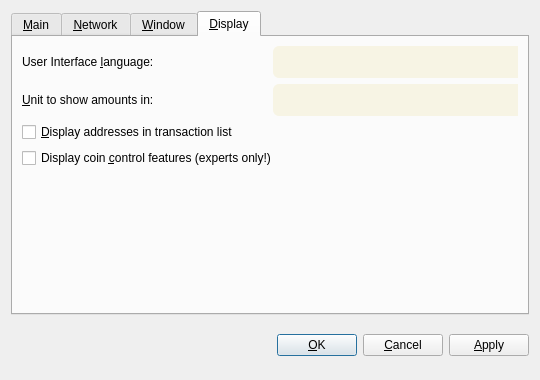
<?xml version="1.0" encoding="UTF-8"?>
<ui version="4.0">
 <class>OptionsDialog</class>
 <widget class="QDialog" name="OptionsDialog">
  <property name="geometry">
   <rect>
    <x>0</x>
    <y>0</y>
    <width>540</width>
    <height>380</height>
   </rect>
  </property>
  <property name="windowTitle">
   <string>Options</string>
  </property>
  <property name="styleSheet">
   <string notr="true">QDialog, QFrame {
	color: #694e4f;
	background-color: #ffffff;
	border: none;
}

QLabel {
	background-color: transparent;
}

QCheckBox {
    color: #694e4f;
}

QFrame#central { background-color: #ffffff; border: none }
QFrame#frame, QFrame#frame_2, QFrame#frame_3 {
	background-color: #f7f4e4;
	border-style: plain;
	border-width: 20px;
	border-radius: 20px;
	border-color: #f7f4e4;
	min-width: 10em;
	padding: 6px;
}
QLabel[openExternalLinks=true], QHeaderView { color: #cb585b }
QLabel[openExternalLinks=false] { color: #694e4f; font-weight: normal }
QPushButton, QToolButton {
	border: 2px solid #f7f4e4;
	border-radius: 4px;
	background-color: #f7f4e4;
	color: #694e4f;
	padding: 6px;
	margin: 6px;
}
QPushButton:pressed, QToolButton:checked {
	color: #cb585b;
}
QPushButton:pressed, QToolButton:pressed {
	border-color: #cb585b;
	color: #cb585b;
}
QPushButton:disabled, QToolButton:disabled {
	color: #444;
	background-color: #ffffff;
}


#scrollAreaWidgetContents QToolButton {
	border-radius: 8px;
	border-width: 0px;
}

/* the background-color is overridden to transparent for mac os x 
   due to the entire toolbar area not being drawable in a regular
   QMainWindow
*/
QToolBar { background: #ffffff; border: 0px solid black; padding: 3px; }

QToolBar::handle { image: url(handle.png); }
QStatusBar { background: #ffffff; }
QMenuBar { background: #ffffff; }
QMenuBar::item { background: #ffffff; color: #694e4f; }

#scrollAreaWidgetContents { background: #222 }
#scrollAreaWidgetContents &gt; QFrame { background-color: #ffffff; border-width: 0px; border-style: none; }

QLineEdit {
	border-radius: 3px;
	border-width: 2px;
	border-color: #ffffff;
	padding: 8px;
	background-color: #f7f4e4;
	color: #694e4f;
}

QComboBox {
	border-radius: 4px;
	border-width: 0;
	border-style: none;
	padding: 8px;
	background-color: #f7f4e4;
	color: #694e4f;
}

QComboBox::drop-down {
	border-width: 0;
	border-style: none;
	background-color: #f7f4e4;
	color: #694e4f;
}

QTableView {
	background: #f7f4e4;
	color: #694e4f;
	border-style: none;
	selection-background-color: #cb585b;
    alternate-background-color: #ffffff;
	selection-color: #f7f4e4;
	border: 0px solid black;
}

QHeaderView { color: #cb585b; background-color: #f7f4e4; background-image: none; }
QHeaderView::section { color: #cb585b; background-color: #ffffff; }
QHeaderView::section:checked { background-color: #f7f4e4; }

QTabWidget {
	background: #f7f4e4;
}

 QTabWidget::pane {
     border-top: 2px solid #f7f4e4;
     border: 2px solid #111;
     border-bottom-left-radius: 8px;
     border-bottom-right-radius: 8px;
     border-top-right-radius: 8px;
	background: #f7f4e4;
 }

 QTabWidget::tab-bar {
     left: 5px; /* move to the right by 5px */
 }

 /* Style the tab using the tab sub-control. Note that
     it reads QTabBar _not_ QTabWidget */
 QTabBar::tab {
     background: #f7f4e4;
     border: 4px solid #ffffff;
     border-bottom-color: #f7f4e4; /* same as the pane color */
     border-top-left-radius: 2px;
     border-top-right-radius: 2px;
     min-width: 8ex;
     padding: 4px;
     color: #888;
 }

 QTabBar::tab:selected, QTabBar::tab:hover {
     color: #cca000
 }

 QTabBar::tab:selected {
     border-color: #f7f4e4; /* same as pane color */
     border-top-color: #cb585b;
 }

 QTabBar::tab:!selected {
     margin-top: 2px; /* make non-selected tabs look smaller */
 }

 /* make use of negative margins for overlapping tabs */
 QTabBar::tab:selected {
     /* expand/overlap to the left and right by 4px */
     margin-left: -4px;
     margin-right: -4px;
 }

 QTabBar::tab:first:selected {
     margin-left: 0; /* the first selected tab has nothing to overlap with on the left */
 }

 QTabBar::tab:last:selected {
     margin-right: 0; /* the last selected tab has nothing to overlap with on the right */
 }

 QTabBar::tab:only-one {
     margin: 0; /* if there is only one tab, we don't want overlapping margins */
 }


</string>
  </property>
  <property name="modal">
   <bool>true</bool>
  </property>
  <layout class="QVBoxLayout" name="verticalLayout">
   <item>
    <widget class="QTabWidget" name="tabWidget">
     <property name="autoFillBackground">
      <bool>false</bool>
     </property>
     <property name="styleSheet">
      <string notr="true">background-color: #ffffff;

QLabel {
	background-color: transparent;
}

QCheckBox {
    color: #694e4f;
}

QFrame#central { background-color: #ffffff; border: none }
QFrame#frame, QFrame#frame_2, QFrame#frame_3 {
	background-color: #f7f4e4;
	border-style: plain;
	border-width: 20px;
	border-radius: 20px;
	border-color: #f7f4e4;
	min-width: 10em;
	padding: 6px;
}
QLabel[openExternalLinks=true], QHeaderView { color: #cb585b }
QLabel[openExternalLinks=false] { color: #694e4f; font-weight: normal }
QPushButton, QToolButton {
	border: 2px solid #f7f4e4;
	border-radius: 12px;
	background-color: #f7f4e4;
	color: #694e4f;
	padding: 8px;
	margin: 8px;
}
QPushButton:pressed, QToolButton:checked {
	color: #cb585b;
}
QPushButton:pressed, QToolButton:pressed {
	border-color: #cb585b;
	color: #cb585b;
}
QPushButton:disabled, QToolButton:disabled {
	color: #444;
	background-color: #ffffff;
}


#scrollAreaWidgetContents QToolButton {
	border-radius: 4px;
	border-width: 0px;
}

/* the background-color is overridden to transparent for mac os x 
   due to the entire toolbar area not being drawable in a regular
   QMainWindow
*/
QToolBar { background: #ffffff; border: 0px solid black; padding: 3px; }

QToolBar::handle { image: url(handle.png); }
QStatusBar { background: #ffffff; }
QMenuBar { background: #ffffff; }
QMenuBar::item { background: #ffffff; color: #694e4f; }

#scrollAreaWidgetContents { background: #ffffff }
#scrollAreaWidgetContents &gt; QFrame { background-color: #ffffff; border-width: 0px; border-style: none; }

QLineEdit {
	border-radius: 6px;
	border-width: 2px;
	border-color: #ffffff;
	padding: 8px;
	background-color: #f7f4e4;
	color: #694e4f;
}

QComboBox {
	border-radius: 6px;
	border-width: 0;
	border-style: none;
	padding: 8px;
	background-color: #f7f4e4;
	color: #694e4f;
}

QComboBox::drop-down {
	border-width: 0;
	border-style: none;
	background-color: #f7f4e4;
	color: #694e4f;
}

QTableView {
	background: #f7f4e4;
	color: #694e4f;
	border-style: none;
	selection-background-color: #cca000;
    alternate-background-color: #ffffff;
	selection-color: #111;
	border: 0px solid black;
}

QHeaderView { color: #cca000; background-color: #f7f4e4; background-image: none; }
QHeaderView::section { color: #cca000; background-color: #ffffff; }
QHeaderView::section:checked { background-color: #f7f4e4; }

QTabWidget {
	background: #f7f4e4;
}

 QTabWidget::pane {
     border-top: 2px solid #f7f4e4;
     border: 4px solid #f7f4e4;
     border-bottom-left-radius: 4px;
     border-bottom-right-radius: 4px;
     border-top-right-radius: 4px;
	background: #f7f4e4;
 }

 QTabWidget::tab-bar {
     left: 5px; /* move to the right by 5px */
 }

 /* Style the tab using the tab sub-control. Note that
     it reads QTabBar _not_ QTabWidget */
 QTabBar::tab {
     background: #f7f4e4;
     border: 2px solid #ffffff;
     border-bottom-color: #f7f4e4; /* same as the pane color */
     border-top-left-radius: 4px;
     border-top-right-radius: 4px;
     min-width: 8ex;
     padding: 4px;
     color: #694e4f;
 }

 QTabBar::tab:selected, QTabBar::tab:hover {
     color: #cca000
 }

 QTabBar::tab:selected {
     border-color: #f7f4e4; /* same as pane color */
     border-top-color: #cca000;
 }

 QTabBar::tab:!selected {
     margin-top: 2px; /* make non-selected tabs look smaller */
 }

 /* make use of negative margins for overlapping tabs */
 QTabBar::tab:selected {
     /* expand/overlap to the left and right by 4px */
     margin-left: -4px;
     margin-right: -4px;
 }

 QTabBar::tab:first:selected {
     margin-left: 0; /* the first selected tab has nothing to overlap with on the left */
 }

 QTabBar::tab:last:selected {
     margin-right: 0; /* the last selected tab has nothing to overlap with on the right */
 }

 QTabBar::tab:only-one {
     margin: 0; /* if there is only one tab, we don't want overlapping margins */
 }</string>
     </property>
     <property name="tabPosition">
      <enum>QTabWidget::North</enum>
     </property>
     <property name="currentIndex">
      <number>3</number>
     </property>
     <widget class="QWidget" name="tabMain">
      <property name="styleSheet">
       <string notr="true">QToolTip {
	color: white;
	background-color: #222;
}
</string>
      </property>
      <attribute name="title">
       <string>&amp;Main</string>
      </attribute>
      <layout class="QVBoxLayout" name="verticalLayout_Main">
       <item>
        <widget class="QLabel" name="transactionFeeInfoLabel">
         <property name="text">
          <string>Optional transaction fee per kB that helps make sure your transactions are processed quickly. Most transactions are 1 kB. Fee 0.01 recommended.</string>
         </property>
         <property name="textFormat">
          <enum>Qt::PlainText</enum>
         </property>
         <property name="wordWrap">
          <bool>true</bool>
         </property>
        </widget>
       </item>
       <item>
        <layout class="QHBoxLayout" name="horizontalLayoutFee">
         <item>
          <widget class="QLabel" name="transactionFeeLabel">
           <property name="text">
            <string>Pay transaction &amp;fee</string>
           </property>
           <property name="textFormat">
            <enum>Qt::PlainText</enum>
           </property>
           <property name="buddy">
            <cstring>transactionFee</cstring>
           </property>
          </widget>
         </item>
         <item>
          <widget class="BitcoinAmountField" name="transactionFee">
           <property name="styleSheet">
            <string notr="true">	border-radius: 6px;
	border-width: 0;
	padding: 8px;
	background-color: #f7f4e4;
	color: #694e4f;</string>
           </property>
          </widget>
         </item>
         <item>
          <spacer name="horizontalSpacerFee">
           <property name="orientation">
            <enum>Qt::Horizontal</enum>
           </property>
           <property name="sizeHint" stdset="0">
            <size>
             <width>40</width>
             <height>20</height>
            </size>
           </property>
          </spacer>
         </item>
        </layout>
       </item>
       <item>
        <widget class="QLabel" name="reserveBalanceInfoLabel">
         <property name="text">
          <string>Reserved amount does not participate in staking and is therefore spendable at any time.</string>
         </property>
         <property name="textFormat">
          <enum>Qt::PlainText</enum>
         </property>
         <property name="wordWrap">
          <bool>true</bool>
         </property>
        </widget>
       </item>
       <item>
        <layout class="QHBoxLayout" name="horizontalLayoutReserveBalance">
         <item>
          <widget class="QLabel" name="reserveBalanceLabel">
           <property name="text">
            <string>Reserve</string>
           </property>
           <property name="textFormat">
            <enum>Qt::PlainText</enum>
           </property>
           <property name="buddy">
            <cstring>reserveBalance</cstring>
           </property>
          </widget>
         </item>
         <item>
          <widget class="BitcoinAmountField" name="reserveBalance">
           <property name="styleSheet">
            <string notr="true">	border-radius: 6px;
	border-width: 0;
	padding: 8px;
	background-color: #f7f4e4;
	color: #694e4f;</string>
           </property>
          </widget>
         </item>
         <item>
          <spacer name="horizontalSpacerReserveBalance">
           <property name="orientation">
            <enum>Qt::Horizontal</enum>
           </property>
           <property name="sizeHint" stdset="0">
            <size>
             <width>40</width>
             <height>20</height>
            </size>
           </property>
          </spacer>
         </item>
        </layout>
       </item>
       <item>
        <widget class="QCheckBox" name="bitcoinAtStartup">
         <property name="toolTip">
          <string>Automatically start Pesa after logging in to the system.</string>
         </property>
         <property name="text">
          <string>&amp;Start Pesa on system login</string>
         </property>
        </widget>
       </item>
       <item>
        <widget class="QCheckBox" name="detachDatabases">
         <property name="toolTip">
          <string>Detach block and address databases at shutdown. This means they can be moved to another data directory, but it slows down shutdown. The wallet is always detached.</string>
         </property>
         <property name="text">
          <string>&amp;Detach databases at shutdown</string>
         </property>
        </widget>
       </item>
       <item>
        <spacer name="verticalSpacer_Main">
         <property name="orientation">
          <enum>Qt::Vertical</enum>
         </property>
         <property name="sizeHint" stdset="0">
          <size>
           <width>20</width>
           <height>40</height>
          </size>
         </property>
        </spacer>
       </item>
      </layout>
     </widget>
     <widget class="QWidget" name="tabNetwork">
      <attribute name="title">
       <string>&amp;Network</string>
      </attribute>
      <layout class="QVBoxLayout" name="verticalLayout_Network">
       <item>
        <widget class="QCheckBox" name="mapPortUpnp">
         <property name="toolTip">
          <string>Automatically open the Pesa client port on the router. This only works when your router supports UPnP and it is enabled.</string>
         </property>
         <property name="text">
          <string>Map port using &amp;UPnP</string>
         </property>
        </widget>
       </item>
       <item>
        <widget class="QCheckBox" name="connectSocks">
         <property name="toolTip">
          <string>Connect to the Pesa network through a SOCKS proxy (e.g. when connecting through Tor).</string>
         </property>
         <property name="text">
          <string>&amp;Connect through SOCKS proxy:</string>
         </property>
        </widget>
       </item>
       <item>
        <layout class="QHBoxLayout" name="horizontalLayout_Network">
         <item>
          <widget class="QLabel" name="proxyIpLabel">
           <property name="text">
            <string>Proxy &amp;IP:</string>
           </property>
           <property name="textFormat">
            <enum>Qt::PlainText</enum>
           </property>
           <property name="buddy">
            <cstring>proxyIp</cstring>
           </property>
          </widget>
         </item>
         <item>
          <widget class="QValidatedLineEdit" name="proxyIp">
           <property name="maximumSize">
            <size>
             <width>140</width>
             <height>16777215</height>
            </size>
           </property>
           <property name="toolTip">
            <string>IP address of the proxy (e.g. 127.0.0.1)</string>
           </property>
           <property name="styleSheet">
            <string notr="true">QLineEdit {
	background-color: #f7f4e4;
	color: #694e4f;
}</string>
           </property>
          </widget>
         </item>
         <item>
          <widget class="QLabel" name="proxyPortLabel">
           <property name="text">
            <string>&amp;Port:</string>
           </property>
           <property name="textFormat">
            <enum>Qt::PlainText</enum>
           </property>
           <property name="buddy">
            <cstring>proxyPort</cstring>
           </property>
          </widget>
         </item>
         <item>
          <widget class="QLineEdit" name="proxyPort">
           <property name="maximumSize">
            <size>
             <width>55</width>
             <height>16777215</height>
            </size>
           </property>
           <property name="toolTip">
            <string>Port of the proxy (e.g. 9050)</string>
           </property>
           <property name="styleSheet">
            <string notr="true">QLineEdit {
	background-color: #f7f4e4;
	color: #694e4f;
	width: 32px;
}</string>
           </property>
          </widget>
         </item>
         <item>
          <widget class="QLabel" name="socksVersionLabel">
           <property name="text">
            <string>SOCKS &amp;Version:</string>
           </property>
           <property name="textFormat">
            <enum>Qt::PlainText</enum>
           </property>
           <property name="buddy">
            <cstring>socksVersion</cstring>
           </property>
          </widget>
         </item>
         <item>
          <widget class="QValueComboBox" name="socksVersion">
           <property name="toolTip">
            <string>SOCKS version of the proxy (e.g. 5)</string>
           </property>
           <property name="styleSheet">
            <string notr="true">QLineEdit {
	border-radius: 6px;
	border-width: 2px;
	border-color: #222;
	padding: 8px;
	background-color: #f7f4e4;
	color: #694e4f;
}

QComboBox {
	border-radius: 6px;
	border-width: 0;
	border-style: none;
	padding: 8px;
	background-color: #f7f4e4;
	color: #694e4f;
}

QComboBox::drop-down {
	border-width: 0;
	border-style: none;
	background-color: #f7f4e4;
	color: #694e4f;
}</string>
           </property>
          </widget>
         </item>
         <item>
          <spacer name="horizontalSpacer_Network">
           <property name="orientation">
            <enum>Qt::Horizontal</enum>
           </property>
           <property name="sizeHint" stdset="0">
            <size>
             <width>40</width>
             <height>20</height>
            </size>
           </property>
          </spacer>
         </item>
        </layout>
       </item>
       <item>
        <spacer name="verticalSpacer_Network">
         <property name="orientation">
          <enum>Qt::Vertical</enum>
         </property>
         <property name="sizeHint" stdset="0">
          <size>
           <width>20</width>
           <height>40</height>
          </size>
         </property>
        </spacer>
       </item>
      </layout>
     </widget>
     <widget class="QWidget" name="tabWindow">
      <attribute name="title">
       <string>&amp;Window</string>
      </attribute>
      <layout class="QVBoxLayout" name="verticalLayout_Window">
       <item>
        <widget class="QCheckBox" name="minimizeToTray">
         <property name="toolTip">
          <string>Show only a tray icon after minimizing the window.</string>
         </property>
         <property name="text">
          <string>&amp;Minimize to the tray instead of the taskbar</string>
         </property>
        </widget>
       </item>
       <item>
        <widget class="QCheckBox" name="minimizeOnClose">
         <property name="toolTip">
          <string>Minimize instead of exit the application when the window is closed. When this option is enabled, the application will be closed only after selecting Quit in the menu.</string>
         </property>
         <property name="text">
          <string>M&amp;inimize on close</string>
         </property>
        </widget>
       </item>
       <item>
        <spacer name="verticalSpacer_Window">
         <property name="orientation">
          <enum>Qt::Vertical</enum>
         </property>
         <property name="sizeHint" stdset="0">
          <size>
           <width>20</width>
           <height>40</height>
          </size>
         </property>
        </spacer>
       </item>
      </layout>
     </widget>
     <widget class="QWidget" name="tabDisplay">
      <attribute name="title">
       <string>&amp;Display</string>
      </attribute>
      <layout class="QVBoxLayout" name="verticalLayout_Display">
       <item>
        <layout class="QHBoxLayout" name="horizontalLayout_1_Display">
         <item>
          <widget class="QLabel" name="langLabel">
           <property name="text">
            <string>User Interface &amp;language:</string>
           </property>
           <property name="textFormat">
            <enum>Qt::PlainText</enum>
           </property>
           <property name="buddy">
            <cstring>lang</cstring>
           </property>
          </widget>
         </item>
         <item>
          <widget class="QValueComboBox" name="lang">
           <property name="toolTip">
            <string>The user interface language can be set here. This setting will take effect after restarting Pesa.</string>
           </property>
           <property name="styleSheet">
            <string notr="true">QLineEdit {
	border-radius: 6px;
	border-width: 2px;
	border-color: #ffffff;
	padding: 8px;
	background-color: #f7f4e4;
	color: #694e4f;
}

QComboBox {
	border-radius: 6px;
	border-width: 0;
	border-style: none;
	padding: 8px;
	background-color: #f7f4e4;
	color: #694e4f;
}

QComboBox::drop-down {
	border-width: 0;
	border-style: none;
	background-color: #f7f4e4;
	color: #694e4f;
}</string>
           </property>
          </widget>
         </item>
        </layout>
       </item>
       <item>
        <layout class="QHBoxLayout" name="horizontalLayout_2_Display">
         <item>
          <widget class="QLabel" name="unitLabel">
           <property name="text">
            <string>&amp;Unit to show amounts in:</string>
           </property>
           <property name="textFormat">
            <enum>Qt::PlainText</enum>
           </property>
           <property name="buddy">
            <cstring>unit</cstring>
           </property>
          </widget>
         </item>
         <item>
          <widget class="QValueComboBox" name="unit">
           <property name="toolTip">
            <string>Choose the default subdivision unit to show in the interface and when sending coins.</string>
           </property>
           <property name="styleSheet">
            <string notr="true">QLineEdit {
	border-radius: 6px;
	border-width: 2px;
	border-color: #ffffff;
	padding: 8px;
	background-color: #f7f4e4;
	color: #694e4f;
}

QComboBox {
	border-radius: 6px;
	border-width: 0;
	border-style: none;
	padding: 8px;
	background-color: #f7f4e4;
	color: #694e4f;
}

QComboBox::drop-down {
	border-width: 0;
	border-style: none;
	background-color: #f7f4e4;
	color: #694e4f;
}</string>
           </property>
          </widget>
         </item>
        </layout>
       </item>
       <item>
        <widget class="QCheckBox" name="displayAddresses">
         <property name="toolTip">
          <string>Whether to show Pesa addresses in the transaction list or not.</string>
         </property>
         <property name="text">
          <string>&amp;Display addresses in transaction list</string>
         </property>
        </widget>
       </item>
       <item>
        <widget class="QCheckBox" name="coinControlFeatures">
         <property name="toolTip">
          <string>Whether to show coin control features or not.</string>
         </property>
         <property name="text">
          <string>Display coin &amp;control features (experts only!)</string>
         </property>
        </widget>
       </item>
       <item>
        <spacer name="verticalSpacer_Display">
         <property name="orientation">
          <enum>Qt::Vertical</enum>
         </property>
         <property name="sizeHint" stdset="0">
          <size>
           <width>20</width>
           <height>40</height>
          </size>
         </property>
        </spacer>
       </item>
      </layout>
     </widget>
    </widget>
   </item>
   <item>
    <layout class="QHBoxLayout" name="horizontalLayout_Buttons">
     <item>
      <spacer name="horizontalSpacer_1">
       <property name="orientation">
        <enum>Qt::Horizontal</enum>
       </property>
       <property name="sizeHint" stdset="0">
        <size>
         <width>40</width>
         <height>48</height>
        </size>
       </property>
      </spacer>
     </item>
     <item>
      <widget class="QLabel" name="statusLabel">
       <property name="font">
        <font>
         <weight>50</weight>
         <bold>false</bold>
        </font>
       </property>
       <property name="text">
        <string/>
       </property>
       <property name="textFormat">
        <enum>Qt::PlainText</enum>
       </property>
       <property name="wordWrap">
        <bool>true</bool>
       </property>
      </widget>
     </item>
     <item>
      <spacer name="horizontalSpacer_2">
       <property name="orientation">
        <enum>Qt::Horizontal</enum>
       </property>
       <property name="sizeHint" stdset="0">
        <size>
         <width>40</width>
         <height>48</height>
        </size>
       </property>
      </spacer>
     </item>
     <item>
      <widget class="QPushButton" name="okButton">
       <property name="text">
        <string>&amp;OK</string>
       </property>
      </widget>
     </item>
     <item>
      <widget class="QPushButton" name="cancelButton">
       <property name="text">
        <string>&amp;Cancel</string>
       </property>
       <property name="autoDefault">
        <bool>false</bool>
       </property>
      </widget>
     </item>
     <item>
      <widget class="QPushButton" name="applyButton">
       <property name="text">
        <string>&amp;Apply</string>
       </property>
       <property name="autoDefault">
        <bool>false</bool>
       </property>
      </widget>
     </item>
    </layout>
   </item>
  </layout>
 </widget>
 <customwidgets>
  <customwidget>
   <class>BitcoinAmountField</class>
   <extends>QSpinBox</extends>
   <header>bitcoinamountfield.h</header>
   <container>1</container>
  </customwidget>
  <customwidget>
   <class>QValidatedLineEdit</class>
   <extends>QLineEdit</extends>
   <header>qvalidatedlineedit.h</header>
  </customwidget>
  <customwidget>
   <class>QValueComboBox</class>
   <extends>QComboBox</extends>
   <header>qvaluecombobox.h</header>
  </customwidget>
 </customwidgets>
 <resources/>
 <connections/>
</ui>
